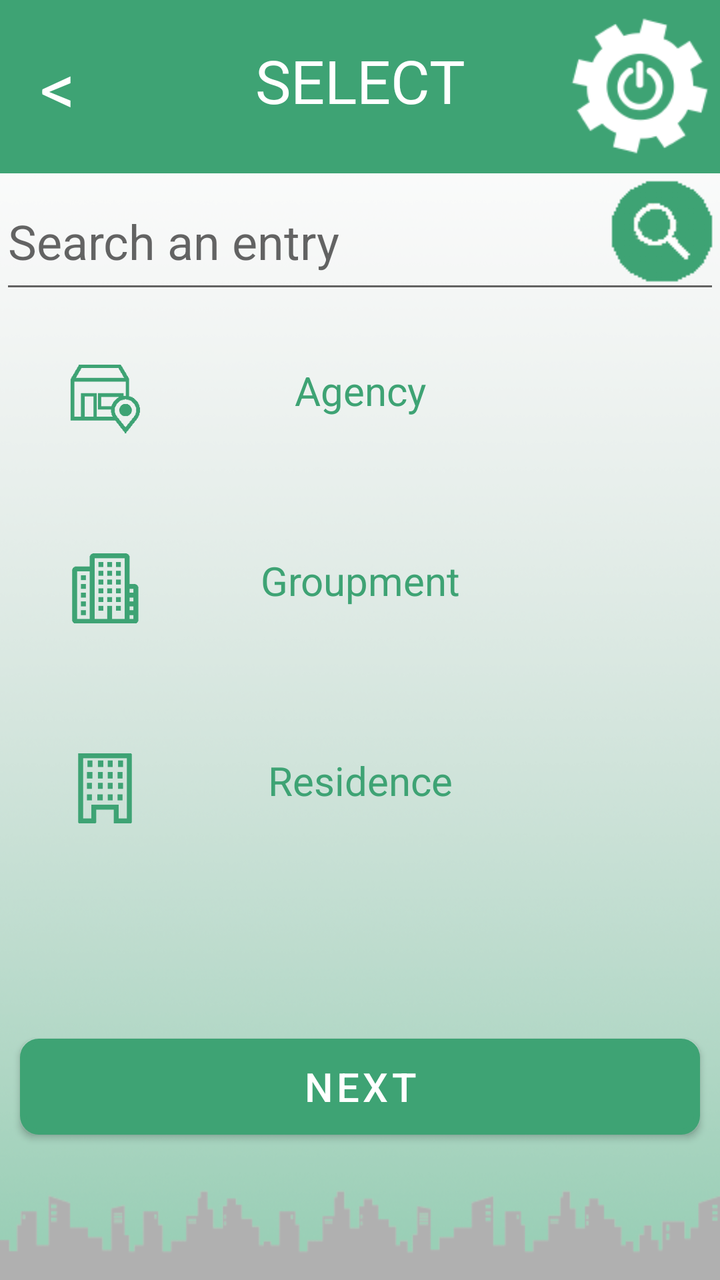
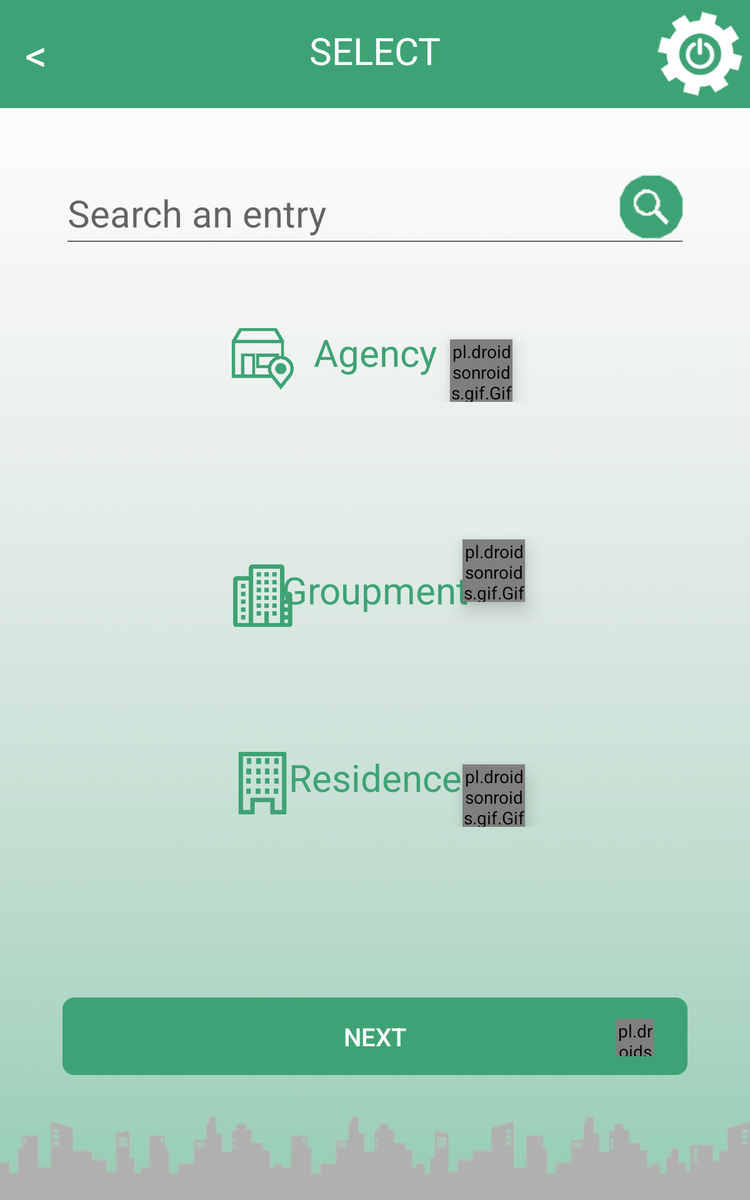

The same Android screen from two of the app's own layout files: first res/layout/ as a phone draws it, then the repository's variant for another configuration, drawn on a device whose configuration selects that folder. Both files follow.
<!-- AndroidManifest.xml: application theme Theme.CONTROLprest -->
<!-- res/layout/activity_select.xml -->
<?xml version="1.0" encoding="utf-8"?>
<androidx.constraintlayout.widget.ConstraintLayout
    xmlns:android="http://schemas.android.com/apk/res/android"
    xmlns:app="http://schemas.android.com/apk/res-auto"
    xmlns:tools="http://schemas.android.com/tools"
    tools:context=".controllers.activities.SelectActivity"

    android:layout_width="match_parent"
    android:layout_height="match_parent"

    android:orientation="vertical"
    android:background="@drawable/fond_vertical_green">

    <RelativeLayout android:id="@+id/select_activity_title_lyt"
        android:layout_width="match_parent"
        android:layout_height="wrap_content"

        app:layout_constraintTop_toTopOf="parent"
        app:layout_constraintLeft_toLeftOf="parent"
        app:layout_constraintRight_toRightOf="parent"
        app:layout_constraintBottom_toTopOf="@id/select_activity_search_lyt"

        android:background="@color/teal_500" >

        <TextView
            android:layout_width="match_parent"
            android:layout_height="wrap_content"

            android:gravity="center"
            android:padding="20dp"

            android:textSize="30sp"
            android:textColor="@color/white"
            android:textAllCaps="true"
            android:text="@string/lbl_selection" />

        <TextView android:id="@+id/select_activity_prev_btn"
            android:layout_width="wrap_content"
            android:layout_height="wrap_content"
            android:gravity="center_vertical"
            android:padding="20dp"
            android:onClick="selectActivityActions"
            android:tag="cancel"
            android:text="@string/_prev"
            android:textColor="@color/white"
            android:textSize="35sp" />

        <ImageView android:id="@+id/search_activity_deco_btn"
            android:layout_width="70dp"
            android:layout_height="70dp"
            android:layout_alignParentEnd="true"
            android:layout_marginTop="8dp"
            android:layout_marginEnd="5dp"
            android:onClick="selectActivityActions"
            android:tag="off"
            android:src="@drawable/bouton_deconnecter_blanc" />

    </RelativeLayout>

    <RelativeLayout android:id="@+id/select_activity_search_lyt"
        android:layout_width="match_parent"
        android:layout_height="wrap_content"
        app:layout_constraintTop_toBottomOf="@+id/select_activity_title_lyt"
        app:layout_constraintRight_toRightOf="parent"
        app:layout_constraintBottom_toTopOf="@id/select_activity_select_lyt"
        app:layout_constraintLeft_toLeftOf="parent" >

        <EditText android:id="@+id/select_activity_search_input"
            android:layout_width="match_parent"
            android:layout_height="65dp"
            android:hint="@string/hint_search"
            android:imeOptions="actionSearch"
            android:singleLine="true"
            android:textSize="24sp" />

        <ImageView android:id="@+id/select_activity_search_img"
            android:layout_width="wrap_content"
            android:layout_height="wrap_content"
            android:layout_alignParentEnd="true"
            android:onClick="selectActivityActions"
            android:tag="search"
            android:src="@drawable/icon_loupe_green" />

    </RelativeLayout>

    <ScrollView android:id="@+id/select_activity_select_lyt"
        android:layout_width="match_parent"
        android:layout_height="0dp"

        app:layout_constraintTop_toBottomOf="@+id/select_activity_search_lyt"
        app:layout_constraintRight_toRightOf="parent"
        app:layout_constraintBottom_toTopOf="@id/select_activity_start_btn"
        app:layout_constraintLeft_toLeftOf="parent">

        <LinearLayout
            android:layout_width="match_parent"
            android:layout_height="wrap_content"

            android:orientation="vertical">

            <FrameLayout android:id="@+id/select_activity_agc_blk"
                android:layout_width="match_parent"
                android:layout_height="wrap_content"

                android:layout_marginTop="10dp"
                android:layout_marginHorizontal="10dp"

                android:tag="agc"
                android:onClick="selectActivityActions">

                <RelativeLayout
                    android:layout_width="match_parent"
                    android:layout_height="wrap_content"

                    android:layout_marginTop="20dp"
                    android:orientation="horizontal"

                    android:onClick="selectActivityActions"
                    android:tag="agc">

                    <ImageView
                        android:layout_width="35dp"
                        android:layout_height="35dp"

                        android:layout_marginStart="25dp"

                        android:src="@drawable/agence_green"/>

                    <TextView
                        android:layout_width="match_parent"
                        android:layout_height="wrap_content"

                        android:gravity="center"

                        android:textColor="@color/teal_500"
                        android:textSize="20sp"
                        android:text="@string/lbl_agc"/>

                </RelativeLayout>

                <pl.droidsonroids.gif.GifImageView android:id="@+id/select_activity_wait_agc_img"
                    android:layout_width="30dp"
                    android:layout_height="30dp"

                    android:layout_marginTop="10dp"
                    android:layout_gravity="end"
                    android:layout_marginEnd="20dp"
                    android:elevation="10dp"

                    android:src="@drawable/load"
                    android:visibility="invisible"/>

            </FrameLayout>

            <TextView android:id="@+id/select_activity_agc_spinner"
                android:layout_width="match_parent"
                android:layout_height="40dp"

                android:layout_marginStart="80dp"

                android:onClick="selectActivityActions"
                android:tag="agc"/>

            <FrameLayout android:id="@+id/select_activity_grp_blk"
                android:layout_width="match_parent"
                android:layout_height="wrap_content"

                android:layout_marginTop="20dp"
                android:layout_marginHorizontal="10dp"

                android:onClick="selectActivityActions"
                android:tag="grp">

                <RelativeLayout
                    android:layout_width="match_parent"
                    android:layout_height="wrap_content"

                    android:orientation="horizontal">

                    <ImageView
                        android:layout_width="35dp"
                        android:layout_height="35dp"

                        android:layout_marginStart="25dp"

                        android:src="@drawable/groupement_residences_green" />

                    <TextView
                        android:layout_width="match_parent"
                        android:layout_height="wrap_content"

                        android:gravity="center"

                        android:textColor="@color/teal_500"
                        android:textSize="20sp"
                        android:text="@string/lbl_grp"/>

                </RelativeLayout>

                <pl.droidsonroids.gif.GifImageView android:id="@+id/select_activity_wait_grp_img"
                    android:layout_width="30dp"
                    android:layout_height="30dp"

                    android:layout_marginTop="10dp"
                    android:layout_gravity="end"
                    android:layout_marginEnd="20dp"
                    android:elevation="10dp"

                    android:src="@drawable/load"
                    android:visibility="invisible" />

            </FrameLayout>

            <TextView android:id="@+id/select_activity_grp_spinner"
                android:layout_width="match_parent"
                android:layout_height="40dp"

                android:layout_marginStart="80dp"

                android:onClick="selectActivityActions"
                android:tag="grp"/>

            <FrameLayout android:id="@+id/select_activity_rsd_blk"
                android:layout_width="match_parent"
                android:layout_height="wrap_content"

                android:layout_marginTop="20dp"
                android:layout_marginHorizontal="10dp"

                android:onClick="selectActivityActions"
                android:tag="rsd">

                <RelativeLayout
                    android:layout_width="match_parent"
                    android:layout_height="wrap_content"

                    android:orientation="horizontal">

                    <ImageView
                        android:layout_width="35dp"
                        android:layout_height="35dp"

                        android:layout_marginStart="25dp"

                        android:src="@drawable/residence_green" />

                    <TextView
                        android:layout_width="match_parent"
                        android:layout_height="wrap_content"

                        android:gravity="center"

                        android:textColor="@color/teal_500"
                        android:textSize="20sp"
                        android:text="@string/lbl_rsd"/>

                </RelativeLayout>

                <pl.droidsonroids.gif.GifImageView android:id="@+id/select_activity_wait_rsd_img"
                    android:layout_width="30dp"
                    android:layout_height="30dp"
                    android:layout_marginTop="10dp"
                    android:layout_gravity="end"
                    android:layout_marginEnd="20dp"
                    android:elevation="10dp"
                    android:src="@drawable/load"
                    android:visibility="invisible" />

            </FrameLayout>

            <TextView android:id="@+id/select_activity_rsd_spinner"
                android:layout_width="match_parent"
                android:layout_height="40dp"

                android:layout_marginStart="80dp"

                android:onClick="selectActivityActions"
                android:tag="rsd"/>

        </LinearLayout>

    </ScrollView>

    <FrameLayout android:id="@+id/select_activity_next_lyt"
        android:layout_width="match_parent"
        android:layout_height="wrap_content"

        app:layout_constraintTop_toBottomOf="@+id/select_activity_select_lyt"
        app:layout_constraintLeft_toLeftOf="parent"
        app:layout_constraintRight_toRightOf="parent"
        app:layout_constraintBottom_toBottomOf="parent"

        android:layout_marginBottom="10dp">

        <Button android:id="@+id/select_activity_start_btn"
            android:layout_width="match_parent"
            android:layout_height="wrap_content"

            android:layout_margin="10dp"

            android:onClick="selectActivityActions"
            android:tag="go"

            android:background="@drawable/button_selected"
            android:textColor="@color/white"
            android:textSize="20sp"
            android:text="@string/btn_next" />

        <pl.droidsonroids.gif.GifImageView android:id="@+id/select_activity_wait_img"
            android:layout_width="30dp"
            android:layout_height="30dp"
            android:layout_marginTop="10dp"
            android:layout_gravity="end"
            android:layout_marginEnd="20dp"
            android:elevation="10dp"
            android:src="@drawable/load"
            android:visibility="invisible" />

    </FrameLayout>

</androidx.constraintlayout.widget.ConstraintLayout>
<!-- resources referenced by this layout -->
<resources>
  <color name="teal_500">#FF3EA374</color>
  <color name="white">#FFFFFFFF</color>
  <!-- drawable agence_green: png bitmap (drawable, 11797 bytes) -->
  <!-- drawable bouton_deconnecter_blanc: png bitmap (drawable, 10986 bytes) -->
  <!-- drawable button_selected (drawable) -->
  <?xml version="1.0" encoding="utf-8"?>
  <shape
      xmlns:android="http://schemas.android.com/apk/res/android"
      android:shape="rectangle" >
  
      <padding
          android:left="7dp"
          android:top="7dp"
          android:right="7dp"
          android:bottom="7dp" />
      <stroke
          android:width="3dp"
          android:color="@color/teal_500" />
      <corners
          android:radius="8dp" />
      <solid
          android:color="@color/teal_500" />
  
  </shape>
  <!-- drawable fond_vertical_green: png bitmap (drawable, 316050 bytes) -->
  <!-- drawable groupement_residences_green: png bitmap (drawable, 7963 bytes) -->
  <!-- drawable icon_loupe_green: png bitmap (drawable, 12733 bytes) -->
  <!-- drawable residence_green: png bitmap (drawable, 9456 bytes) -->
  <string name="_prev" translatable="false">&lt;</string>
  <string name="btn_next">Next</string>
  <string name="hint_search">Search an entry</string>
  <string name="lbl_agc">Agency</string>
  <string name="lbl_grp">Groupment</string>
  <string name="lbl_rsd">Residence</string>
  <string name="lbl_selection">Select</string>
  <style name="Theme.CONTROLprest" parent="Theme.MaterialComponents.DayNight.NoActionBar">
          
          <item name="colorPrimary">@color/teal_500</item>
          <item name="colorPrimaryDark">@color/teal_700</item>
          <item name="colorOnPrimary">@color/white</item>
          
      </style>
  <color name="teal_700">#FF018786</color>
</resources>
<!-- res/layout-sw600dp/activity_select.xml (the repository's variant of the layout above) -->
<!-- drawn on a 7-inch tablet held upright -->
<?xml version="1.0" encoding="utf-8"?>
<androidx.constraintlayout.widget.ConstraintLayout
    xmlns:android="http://schemas.android.com/apk/res/android"
    xmlns:app="http://schemas.android.com/apk/res-auto"
    xmlns:tools="http://schemas.android.com/tools"
    tools:context=".controllers.activities.SelectActivity"

    android:layout_width="match_parent"
    android:layout_height="match_parent"

    android:orientation="vertical"

    android:background="@drawable/fond_vertical_green">

    <RelativeLayout android:id="@+id/select_activity_title_lyt"
        android:layout_width="match_parent"
        android:layout_height="wrap_content"

        app:layout_constraintTop_toTopOf="parent"
        app:layout_constraintLeft_toLeftOf="parent"
        app:layout_constraintRight_toRightOf="parent"
        app:layout_constraintBottom_toTopOf="@id/select_activity_search_lyt"

        android:background="@color/teal_500">

        <TextView
            android:layout_width="match_parent"
            android:layout_height="wrap_content"

            android:gravity="center"
            android:padding="20dp"

            android:textSize="30sp"
            android:textColor="@color/white"
            android:textAllCaps="true"
            android:text="@string/lbl_selection"/>

        <TextView android:id="@+id/search_activity_prev_btn"
            android:layout_width="wrap_content"
            android:layout_height="wrap_content"

            android:gravity="center_vertical"
            android:padding="20dp"

            android:onClick="selectActivityActions"
            android:tag="cancel"

            android:text="@string/_prev"
            android:textColor="@color/white"
            android:textSize="35sp"/>

        <ImageView android:id="@+id/search_activity_deco_btn"
            android:layout_width="70dp"
            android:layout_height="70dp"

            android:layout_alignParentEnd="true"
            android:layout_marginTop="8dp"
            android:layout_marginEnd="5dp"

            android:onClick="selectActivityActions"
            android:tag="off"

            android:src="@drawable/bouton_deconnecter_blanc"/>

    </RelativeLayout>

    <RelativeLayout android:id="@+id/select_activity_search_lyt"
        android:layout_width="match_parent"
        android:layout_height="wrap_content"

        app:layout_constraintTop_toBottomOf="@+id/select_activity_title_lyt"
        app:layout_constraintLeft_toLeftOf="parent"
        app:layout_constraintRight_toRightOf="parent"
        app:layout_constraintBottom_toTopOf="@id/select_activity_select_lyt"

        android:layout_marginVertical="50dp"
        android:paddingHorizontal="50dp">

        <EditText android:id="@+id/search_activity_search_input"
            android:layout_width="match_parent"
            android:layout_height="65dp"

            android:hint="@string/hint_search"
            android:imeOptions="actionSearch"
            android:singleLine="true"
            android:textSize="30sp"/>

        <ImageView android:id="@+id/search_activity_search_img"
            android:layout_width="wrap_content"
            android:layout_height="wrap_content"

            android:layout_alignParentEnd="true"

            android:onClick="selectActivityActions"
            android:tag="search"

            android:src="@drawable/icon_loupe_green" />

    </RelativeLayout>

    <ScrollView android:id="@+id/select_activity_select_lyt"
        android:layout_width="match_parent"
        android:layout_height="0dp"

        app:layout_constraintTop_toBottomOf="@+id/select_activity_search_lyt"
        app:layout_constraintLeft_toLeftOf="parent"
        app:layout_constraintRight_toRightOf="parent"
        app:layout_constraintBottom_toTopOf="@id/select_activity_next_lyt"

        android:layout_marginHorizontal="150dp">

        <LinearLayout
            android:layout_width="match_parent"
            android:layout_height="wrap_content"

            android:orientation="vertical">

            <FrameLayout android:id="@+id/select_activity_agc_blk"
                android:layout_width="match_parent"
                android:layout_height="wrap_content"

                android:layout_marginTop="10dp"
                android:layout_marginHorizontal="10dp"

                android:onClick="selectActivityActions"
                android:tag="agc">

                <RelativeLayout
                    android:layout_width="match_parent"
                    android:layout_height="wrap_content"

                    android:onClick="selectActivityActions"
                    android:tag="agc"

                    android:orientation="horizontal">

                    <ImageView
                        android:layout_width="50dp"
                        android:layout_height="50dp"

                        android:layout_marginStart="25dp"

                        android:src="@drawable/agence_green"/>

                    <TextView
                        android:layout_width="match_parent"
                        android:layout_height="wrap_content"

                        android:textColor="@color/teal_500"
                        android:textAlignment="center"
                        android:textSize="30sp"
                        android:text="@string/lbl_agc"/>

                </RelativeLayout>

                <pl.droidsonroids.gif.GifImageView android:id="@+id/select_activity_wait_agc_img"
                    android:layout_width="50dp"
                    android:layout_height="50dp"

                    android:layout_marginTop="10dp"
                    android:layout_gravity="end"
                    android:layout_marginEnd="30dp"
                    android:elevation="10dp"

                    android:src="@drawable/load"
                    android:visibility="visible" />

            </FrameLayout>

            <TextView android:id="@+id/select_activity_agc_spinner"
                android:layout_width="match_parent"
                android:layout_height="80dp"

                android:onClick="selectActivityActions"
                android:tag="agc"

                android:textSize="30sp"
                android:layout_marginStart="80dp"/>

            <FrameLayout android:id="@+id/select_activity_grp_blk"
                android:layout_width="match_parent"
                android:layout_height="wrap_content"

                android:layout_marginTop="20dp"
                android:layout_marginHorizontal="10dp"

                android:onClick="selectActivityActions"
                android:tag="grp">

                <RelativeLayout
                    android:layout_width="match_parent"
                    android:layout_height="wrap_content"
                    android:layout_marginTop="30dp"
                    android:onClick="selectActivityActions"
                    android:tag="grp"
                    android:orientation="horizontal">

                    <ImageView
                        android:layout_width="50dp"
                        android:layout_height="50dp"
                        android:layout_marginStart="25dp"
                        android:src="@drawable/groupement_residences_green"/>

                    <TextView
                        android:layout_width="match_parent"
                        android:layout_height="wrap_content"
                        android:textColor="@color/teal_500"
                        android:textAlignment="center"
                        android:textSize="30sp"
                        android:text="@string/lbl_grp"/>

                </RelativeLayout>

                <pl.droidsonroids.gif.GifImageView android:id="@+id/select_activity_wait_grp_img"
                    android:layout_width="50dp"
                    android:layout_height="50dp"

                    android:layout_marginTop="10dp"
                    android:layout_gravity="end"
                    android:layout_marginEnd="20dp"
                    android:elevation="10dp"

                    android:src="@drawable/load"
                    android:visibility="visible"/>

            </FrameLayout>

            <TextView android:id="@+id/select_activity_grp_spinner"
                android:layout_width="match_parent"
                android:layout_height="80dp"

                android:onClick="selectActivityActions"
                android:tag="grp"

                android:textSize="30sp"
                android:layout_marginStart="80dp"/>

            <FrameLayout android:id="@+id/select_activity_rsd_blk"
                android:layout_width="match_parent"
                android:layout_height="wrap_content"

                android:layout_marginTop="20dp"
                android:layout_marginHorizontal="10dp"

                android:onClick="selectActivityActions"
                android:tag="rsd">

                <RelativeLayout
                    android:layout_width="match_parent"
                    android:layout_height="wrap_content"

                    android:orientation="horizontal">

                    <ImageView
                        android:layout_width="50dp"
                        android:layout_height="50dp"

                        android:layout_marginStart="25dp"

                        android:src="@drawable/residence_green"/>

                    <TextView
                        android:layout_width="match_parent"
                        android:layout_height="wrap_content"

                        android:textColor="@color/teal_500"
                        android:textAlignment="center"
                        android:textSize="30sp"
                        android:text="@string/lbl_rsd"/>

                </RelativeLayout>

                <pl.droidsonroids.gif.GifImageView android:id="@+id/select_activity_wait_rsd_img"
                    android:layout_width="50dp"
                    android:layout_height="50dp"

                    android:layout_marginTop="10dp"
                    android:layout_gravity="end"
                    android:layout_marginEnd="20dp"
                    android:elevation="10dp"

                    android:src="@drawable/load"
                    android:visibility="visible"/>

            </FrameLayout>

            <TextView android:id="@+id/select_activity_rsd_spinner"
                android:layout_width="match_parent"
                android:layout_height="80dp"

                android:onClick="selectActivityActions"
                android:tag="rsd"

                android:textSize="30sp"
                android:layout_marginStart="80dp"/>

        </LinearLayout>

    </ScrollView>

    <RelativeLayout android:id="@+id/select_activity_next_lyt"
        android:layout_width="match_parent"
        android:layout_height="wrap_content"

        app:layout_constraintLeft_toLeftOf="parent"
        app:layout_constraintRight_toRightOf="parent"
        app:layout_constraintBottom_toBottomOf="parent"

        android:layout_marginHorizontal="50dp"
        android:layout_marginBottom="100dp"

        android:background="@drawable/button_selected"
        android:orientation="horizontal">

        <Button android:id="@+id/select_activity_start_btn"
            android:layout_width="match_parent"
            android:layout_height="wrap_content"

            style="@style/Widget.AppCompat.Button.Borderless"

            android:onClick="selectActivityActions"
            android:tag="go"

            android:textColor="@color/white"
            android:textSize="20sp"
            android:text="@string/btn_next" />

        <pl.droidsonroids.gif.GifImageView android:id="@+id/select_activity_wait_img"
            android:layout_width="30dp"
            android:layout_height="30dp"

            android:layout_alignParentEnd="true"
            android:layout_marginEnd="20dp"
            android:layout_marginTop="10dp"

            android:src="@drawable/load"
            android:visibility="visible" />

    </RelativeLayout>

</androidx.constraintlayout.widget.ConstraintLayout>
